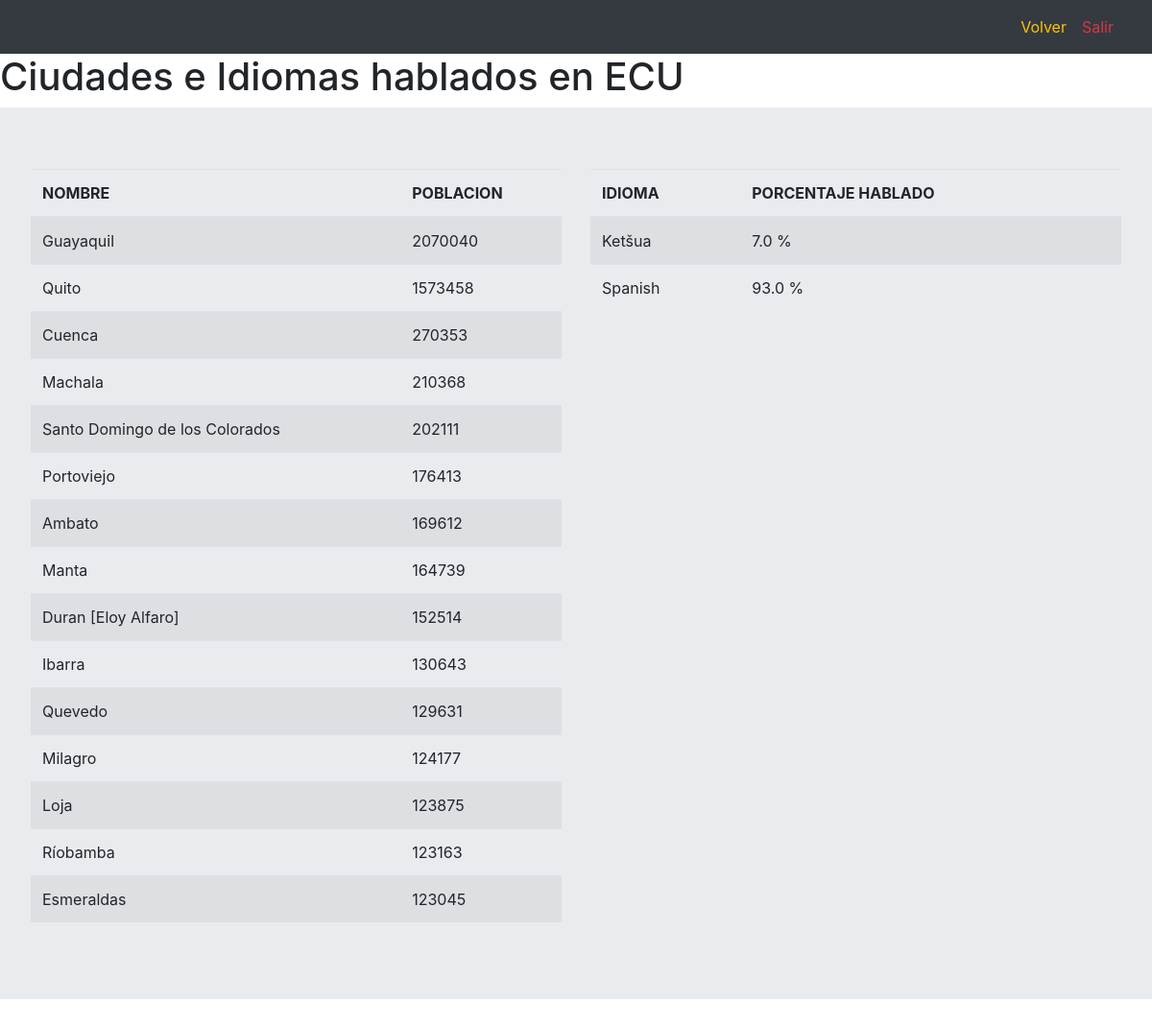
The app's page /paises.php/?valor=ECU with its own data.
### tables this page shows
CREATE TABLE `city` (
  `ID` int NOT NULL AUTO_INCREMENT,
  `Name` char(35) NOT NULL DEFAULT '',
  `CountryCode` char(3) NOT NULL DEFAULT '',
  `District` char(20) NOT NULL DEFAULT '',
  `Population` int NOT NULL DEFAULT '0',
  PRIMARY KEY (`ID`),
  KEY `CountryCode` (`CountryCode`),
  CONSTRAINT `city_ibfk_1` FOREIGN KEY (`CountryCode`) REFERENCES `country` (`Code`)
);

CREATE TABLE `countrylanguage` (
  `CountryCode` char(3) NOT NULL DEFAULT '',
  `Language` char(30) NOT NULL DEFAULT '',
  `IsOfficial` enum('T','F') NOT NULL DEFAULT 'F',
  `Percentage` decimal(4,1) NOT NULL DEFAULT '0.0',
  PRIMARY KEY (`CountryCode`,`Language`),
  KEY `CountryCode` (`CountryCode`),
  CONSTRAINT `countryLanguage_ibfk_1` FOREIGN KEY (`CountryCode`) REFERENCES `country` (`Code`)
);

### paises.php (the view, shortened to what this page needs)
<!DOCTYPE html>
<html lang="en">
<head>
    <link rel="stylesheet" href="https://maxcdn.bootstrapcdn.com/bootstrap/4.4.1/css/bootstrap.min.css" />
</head>
<body>
    <nav class="navbar navbar-expand-sm bg-dark navbar-dark justify-content-end">
        <ul class="navbar-nav">
            <li class="nav-item active">
                <a class="nav-link text-warning" href="../private.php">Volver</a>
            </li>
            <li class="nav-item active">
                <a class="nav-link text-danger" href="../salir.php">Salir</a>
            </li>
            <li class="nav-item active">
                <a class="nav-link" href="#"><?php echo $_SESSION['user']; ?></a>
            </li>
        </ul>
    </nav>
    <?php
  include('config.php');
  $link = new PDO('mysql:host=' . $db_hostname . ';dbname=' . $db_nombre,  $db_usuario, $db_clave, $opciones);
  $code = $_GET['valor'];
  ?>
    <h1>Ciudades e Idiomas hablados en <?php echo $code; ?>
    </h1>
    <div class="jumbotron row">
        <div class="col-6">
            <table class="table table-striped">
                <thead>
                    <tr>
                        <th>NOMBRE</th>
                        <th>POBLACION</th>
                    </tr>
                </thead>
                <?php
        foreach ($link->query("SELECT * FROM city WHERE CountryCode='" . $code . "'") as $row) {
        ?>
                <tr>
                    <td><?php echo $row['Name'] ?></td>
                    <td><?php echo $row['Population'] ?></td>
                </tr>
                <?php
        }
        ?>
            </table>
        </div>
        <div class="col-6">
            <table class="table table-striped">
                <thead>
                    <tr>
                        <th>IDIOMA</th>
                        <th>PORCENTAJE HABLADO</th>
                    </tr>
                </thead>
                <?php
        foreach ($link->query("SELECT * FROM countrylanguage WHERE CountryCode='" . $code . "'") as $row) {
        ?>
                <tr>
                    <td><?php echo $row['Language'] ?></td>
                    <td><?php echo $row['Percentage'] . " %" ?></td>
                </tr>
                <?php
        }
        ?>
            </table>
        </div>
    </div>
</body>
</html>

### records on screen
city: Name "Guayaquil", Population "2070040"
city: Name "Quito", Population "1573458"
city: Name "Cuenca", Population "270353"
city: Name "Machala", Population "210368"
city: Name "Santo Domingo de los Colorados", Population "202111"
city: Name "Portoviejo", Population "176413"
city: Name "Ambato", Population "169612"
city: Name "Manta", Population "164739"
city: Name "Duran [Eloy Alfaro]", Population "152514"
city: Name "Ibarra", Population "130643"
city: Name "Quevedo", Population "129631"
city: Name "Milagro", Population "124177"
city: Name "Loja", Population "123875"
city: Name "Ríobamba", Population "123163"
city: Name "Esmeraldas", Population "123045"
countrylanguage: Language "Ketšua", Percentage "7.0"
countrylanguage: Language "Spanish", Percentage "93.0"

### other values on screen
$code "ECU"
